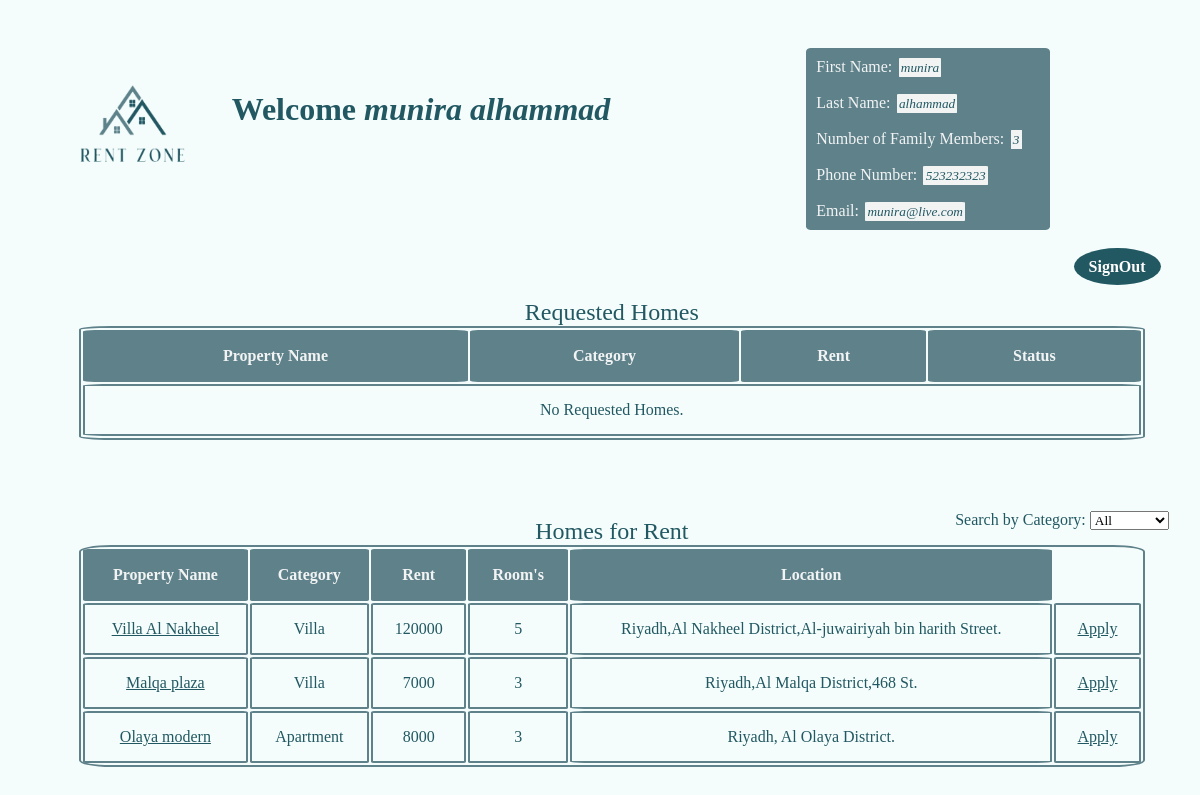
Screenshot of /HomeSeekerHomepage.php (signed in) with the database file from the repository.
### tables this page shows
CREATE TABLE `HomeSeeker` (
  `id` int(11) NOT NULL,
  `first_name` varchar(100) NOT NULL,
  `last_name` varchar(100) NOT NULL,
  `age` int(11) NOT NULL,
  `family_members` int(11) NOT NULL,
  `income` int(11) NOT NULL,
  `job` varchar(100) NOT NULL,
  `phone_number` int(11) NOT NULL,
  `email_address` varchar(100) NOT NULL,
  `password` varchar(255) NOT NULL
);

CREATE TABLE `Property` (
  `id` int(11) NOT NULL,
  `homeowner_id` int(11) NOT NULL,
  `property_category_id` int(11) NOT NULL,
  `name` varchar(100) NOT NULL,
  `rooms` int(11) NOT NULL,
  `rent_cost` int(11) NOT NULL,
  `location` varchar(255) NOT NULL,
  `max_tenants` int(11) NOT NULL,
  `description` varchar(1000) NOT NULL
);

CREATE TABLE `PropertyCategory` (
  `id` int(11) NOT NULL,
  `PropertyCategory` varchar(20) NOT NULL
);

### HomeSeekerHomepage.php (the view, shortened to what this page needs)
<?php
require 'config.php';
$conn = $link;
$id = $_SESSION["user_id"];
$sql = "SELECT * FROM `HomeSeeker` WHERE id = '$id'";
$result = mysqli_query($conn, $sql);
$homeseeker = mysqli_fetch_array($result);
?>
<!DOCTYPE html>
<html>
<head>
    <link rel="stylesheet" href="css/HomeSeekerHomePage.css">
</head>
<body>
    <header>
        <img src="img/RentZoneLogo.png" alt="logo" width="200" height="200">
        <h1 id="welcome">Welcome <em><?php echo $homeseeker["first_name"] . " " . $homeseeker["last_name"]; ?></em></h1>
        <div id="seekerInfoCon">
            <ul>
                <li>First Name: <em class="info"><?php echo $homeseeker["first_name"]; ?></em></li><br>
                <li>Last Name: <em class="info"><?php echo $homeseeker["last_name"]; ?></em></li><br>
                <li>Number of Family Members: <em class="info"> <?php echo $homeseeker["family_members"]; ?> </em></li><br>
                <li>Phone Number: <em class="info"><?php echo $homeseeker["phone_number"]; ?></em></li><br>
                <li>Email: <em class="info"><?php echo $homeseeker["email_address"]; ?></em></li>
            </ul>
        </div>
    </header>
    <main>
       <a href="logout.php" id="sign-out">SignOut</a>
        <table id="t1">
            <caption>Requested Homes</caption>
            <tr>
                <th>Property Name</th>
                <th>Category</th>
                <th>Rent</th>
                <th>Status</th>
            </tr>
            <?php
            $query = "SELECT Property.name, PropertyCategory.PropertyCategory, Property.rent_cost, ApplicationStatus.status, Property.id
            FROM RentalApplication
            JOIN Property ON RentalApplication.property_id = Property.id
            JOIN PropertyCategory ON Property.property_category_id = PropertyCategory.id
            JOIN ApplicationStatus ON RentalApplication.application_status_id = ApplicationStatus.id
            WHERE RentalApplication.home_seeker_id = ' " . $homeseeker["id"]. "' ";
            $result = $conn->query($query);
            if ($result->num_rows > 0) {
                while ($row = $result->fetch_assoc()) {
                    echo "<tr>";
                    echo "<td><a href='Property.php?PropertyID=" . $row['id'] . "'>" . $row['name'] . "</a></td>";
                    echo "<td>" . $row['PropertyCategory'] . "</td>";
                    echo "<td>" . $row['rent_cost'] . "</td>";
                    echo "<td>" . $row['status'] . "</td>";
                    echo "</tr>";
                }
            } else {
                echo "<tr>";
                echo "<td colspan='4'>No Requested Homes.</td>";
                echo "</tr>";
            }
            ?>
        </table>
        <table id="t2">
            <caption>Homes for Rent</caption>
            <div id="SearchByCategory">
                <label for="search">Search by Category:</label>
                <select id="search" placeholder="Category" name="category">
                    <option value="">All</option>
                </select>
            </div>
            <thead>
                <tr Class="table head">
                    <th>Property Name</th>
                    <th>Category</th>
                    <th>Rent</th>
                    <th>Room's</th>
                    <th>Location</th>
                </tr>
            </thead>
            <tbody id="data2">
                <?php
                $query = "SELECT Property.*, PropertyCategory.PropertyCategory
              FROM Property
              LEFT JOIN RentalApplication ON Property.id = RentalApplication.property_id
                AND RentalApplication.home_seeker_id = ' " .$homeseeker["id"]. "'
              INNER JOIN PropertyCategory ON Property.property_category_id = PropertyCategory.id";
                if (isset($_GET['category']) && !empty($_GET['category'])) {
                    $category = $_GET['category'];
                    $query .= " WHERE RentalApplication.id IS NULL AND PropertyCategory.PropertyCategory = '$category'";
                } else {
                    $query .= " WHERE RentalApplication.id IS NULL";
                }
                $result = $conn->query($query);
                if ($result->num_rows > 0) {
                    while ($row = $result->fetch_assoc()) {
                        echo "<tr>";
                        echo "<td><a href='Property.php?PropertyID=" . $row['id'] . "'>" . $row['name'] . "</a></td>";
                        echo "<td>" . $row["PropertyCategory"] . "</td>";
                        echo "<td>" . $row["rent_cost"] . "</td>";
                        echo "<td>" . $row["rooms"] . "</td>";
                        echo "<td>" . $row["location"] . "</td>";
                        echo "<td><a href='HomeSeekerApply.php?id=" . $row["id"] . "'>Apply</a></td>";
                        echo "</tr>";
                    }
                } else {
                    echo "<tr>";
                    echo "<td colspan='6'> No Homes for Rent</td>";
                    echo "</tr>";
                }
                ?>
            </tbody>
        </table>
        <br><br>
        <br><br>
        <br><br>
    </main>
</body>
</html>

### css/HomeSeekerHomePage.css (style rules this page uses)
* { font-family:Cambria, Cochin, Georgia, Times, 'Times New Roman', serif; }
#welcome { float: left; margin-top: 7%; color:#225862; }
.info { background-color: #f2f4f4; color: #225862; border-radius: 3%; padding: 1%; margin-left: 1%; font-size: smaller; }
img { float: left; margin-left:2%; margin-top: 2%; }
#seekerInfoCon { display: flex; padding: 1%; }
ul { list-style: none; background-color: #5F818A; padding: 10px; color: #f2f4f4; border-radius: 2%; margin-left: 33%; margin-top: 5%; width: 40%; height: 20%; }
li { font-size: medium; }
body { background-color:#F4FDFC; }
table , th, td { border: 2px solid #5F818A; border-radius: 3%; }
#t1 { width: 90%; height: 20%; margin-left: 6%; margin-top: 2%; }
#t2 { width: 90%; margin-left: 6%; margin-top: -1%; }
table th { background-color: #5F818A;; color: #f2f4f4; }
th, td { padding: 15px; text-align:center; color: #969674; }
td { color: #225862; }
a { color: #225862; }
#sign-out { margin-left: 90%; background-color: #225862; border-radius: 100%; font-size:medium; font-weight:bold ; text-decoration: none; padding: 10px 15px; color: rgb(255, 255, 255); }
#SearchByCategory { margin-left: 80%; margin-top: 6%; color: #225862; }
caption { font-size:x-large; color:#225862 ; }

### rows the page displays
homeseeker: first_name "munira", last_name "alhammad", family_members "3", phone_number "523232323", email_address "munira@live.com"
property: name "Villa Al Nakheel", property_category.PropertyCategory "Villa", rent_cost "120000", rooms "5", location "Riyadh,Al Nakheel District,Al-juwairiyah bin harith Street."
property: name "Malqa plaza", property_category.PropertyCategory "Villa", rent_cost "7000", rooms "3", location "Riyadh,Al Malqa District,468 St."
property: name "Olaya modern", property_category.PropertyCategory "Apartment", rent_cost "8000", rooms "3", location "Riyadh, Al Olaya District."
